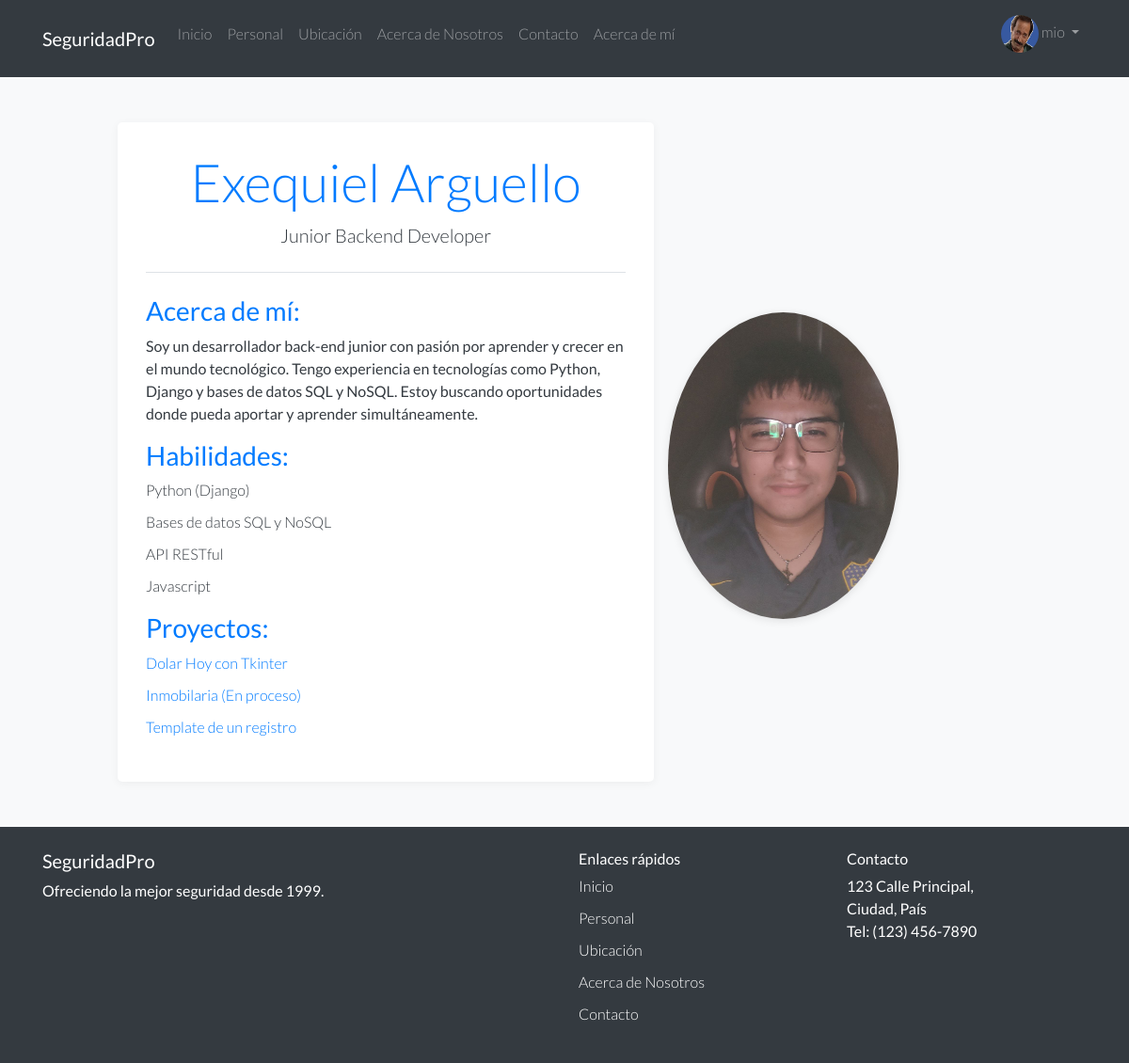
The app's page /acercademi/ (signed in) with its own data.
### Hunter_App/models.py (models this page shows)
class CustomUser(AbstractUser):
    avatar = models.ImageField(upload_to='img/avatars/', default='img/avatars/default-avatar.jpg')
    groups = models.ManyToManyField(
        'auth.Group',
        verbose_name=_('groups'),
        blank=True,
        help_text=_('The groups this user belongs to. A user will get all permissions granted to each of their groups.'),
        related_name="customuser_set",
        related_query_name="user",
    )
    user_permissions = models.ManyToManyField(
        'auth.Permission',
        verbose_name=_('user permissions'),
        blank=True,
        help_text=_('Specific permissions for this user.'),
        related_name="customuser_set",
        related_query_name="user",
    )

### Hunter_App/views.py (the view)
# urls.py: path('acercademi/', acercademi, name='acercademi'),
def acercademi(request):
    return render(request, 'acercademi.html')

### Hunter_App/templates/acercademi.html (shortened to what this page needs)
{% extends "base.html" %}
{% block head_extra %}
    <link href="https://maxcdn.bootstrapcdn.com/bootstrap/4.5.2/css/bootstrap.min.css" rel="stylesheet">
    <link href="https://cdn.rawgit.com/michalsnik/aos/2.1.1/dist/aos.css" rel="stylesheet">
{% endblock %}
{% block content %}
    <div class="container mt-5">
        <div class="row justify-content-center align-items-center">
            <div class="col-md-6 main-content" data-aos="fade-right">
                <h1 class="display-4 text-center">Exequiel Arguello</h1>
                <p class="lead text-center">Junior Backend Developer</p>
                <hr class="my-4">
                <h3>Acerca de mí:</h3>
                <p>Soy un desarrollador back-end junior con pasión por aprender y crecer en el mundo tecnológico. Tengo experiencia en tecnologías como Python, Django y bases de datos SQL y NoSQL. Estoy buscando oportunidades donde pueda aportar y aprender simultáneamente.</p>
                <h3>Habilidades:</h3>
                <ul>
                    <li>Python (Django)</li>
                    <li>Bases de datos SQL y NoSQL</li>
                    <li>API RESTful</li>
                    <li>Javascript</li>
                </ul>
                <h3>Proyectos:</h3>
                <ul>
                    <li><a href="https://github.com/ExequielARG1/DolarhoyTkinter" target="_blank">Dolar Hoy con Tkinter</a></li>
                    <li><a href="https://github.com/ExequielARG1/DjangoWanhua" target="_blank">Inmobilaria (En proceso)</a></li>
                    <li><a href="https://github.com/ExequielARG1/Registro" target="_blank">Template de un registro</a></li>
                </ul>
            </div>
            <div class="col-md-4" data-aos="fade-left" data-aos-delay="200">
                <img src="../img/perfil.jpg"Tu Foto" class="img-fluid">
            </div>
        </div>
    </div>
{% endblock %}

### Hunter_App/templates/base.html (shortened to what this page needs)
<!DOCTYPE html>
<html lang="en">
<head>
    <link href="https://maxcdn.bootstrapcdn.com/bootstrap/4.5.2/css/bootstrap.min.css" rel="stylesheet">
    {% block head_extra %}{% endblock %}
</head>
<body>
<nav class="navbar navbar-expand-lg navbar-dark bg-dark">
    <div class="container">
        <a class="navbar-brand" href="{% url 'index' %}">SeguridadPro</a>
        <div class="collapse navbar-collapse" id="navbarNav">
            <ul class="navbar-nav me-auto">
                <li class="nav-item">
                    <a class="nav-link" href="{% url 'index' %}">Inicio</a>
                </li>
                <li class="nav-item">
                    <a class="nav-link" href="{% url 'personal_view' %}">Personal</a>
                </li>
                <li class="nav-item">
                    <a class="nav-link" href="{% url 'ubicacion' %}">Ubicación</a>
                </li>
                <li class="nav-item">
                    <a class="nav-link" href="{% url 'acerca_de_nosotros' %}">Acerca de Nosotros</a>
                </li>
                <li class="nav-item">
                    <a class="nav-link" href="{% url 'contact' %}">Contacto</a>
                </li>
                <li class="nav-item">
                    <a class="nav-link" href="{% url 'acercademi' %}">Acerca de mí</a>
                </li>
            </ul>
            <ul class="navbar-nav ml-auto">
                {% if user.is_authenticated %}
                <li class="nav-item dropdown">
                    <a class="nav-link dropdown-toggle" href="#" id="navbarDropdown" role="button"
                       data-toggle="dropdown" aria-expanded="false">
                        <img src="{{ user.avatar.url }}" alt="Avatar de {{ user.username }}"
                             style="width: 40px; height: 40px; border-radius: 50%;">
                        {{ user.username }}
                    </a>
                </li>
                {% else %}
                <li class="nav-item">
                    <a class="nav-link" href="{% url 'login' %}">Login</a>
                </li>
                {% endif %}
            </ul>
        </div>
    </div>
</nav>
{% block content %}{% endblock %}
<footer class="bg-dark text-white py-4 mt-5">
    <div class="container">
        <div class="row">
            <div class="col-md-6">
                <h5>SeguridadPro</h5>
                <p>Ofreciendo la mejor seguridad desde 1999.</p>
            </div>
            <div class="col-md-3">
                <h6>Enlaces rápidos</h6>
                <ul class="list-unstyled">
                    <li><a href="{% url 'index' %}" class="text-white">Inicio</a></li>
                    <li><a href="{% url 'personal_view' %}" class="text-white">Personal</a></li>
                    <li><a href="{% url 'ubicacion' %}" class="text-white">Ubicación</a></li>
                    <li><a href="{% url 'acerca_de_nosotros' %}" class="text-white">Acerca de Nosotros</a></li>
                    <li><a href="{% url 'contact' %}" class="text-white">Contacto</a></li>
                </ul>
            </div>
            <div class="col-md-3">
                <h6>Contacto</h6>
                <address>
                    123 Calle Principal,<br>
                    Ciudad, País<br>
                    Tel: (123) 456-7890
                </address>
            </div>
        </div>
    </div>
</footer>
</body>
</html>

### Hunter_App/templates/acercademi.html (style rules this page uses)
body { font-family: 'Lato', sans-serif; background-color: #f8f9fa; color: #343a40; }
.main-content { background-color: #ffffff; padding: 30px; border-radius: 5px; box-shadow: 0 2px 10px rgba(0,0,0,0.05); }
.img-fluid { max-width: 70%; margin-top: 30px; border-radius: 50%; box-shadow: 0 2px 10px rgba(0,0,0,0.1); }
h1, h3 { color: #007BFF; }
ul { list-style-type: none; padding-left: 0; }
li { margin-bottom: 10px; font-weight: 300; }
a { text-decoration: none; color: #007BFF; }
hr { border-color: #dee2e6; }

### records on screen
CustomUser: avatar (picture), username "mio"
